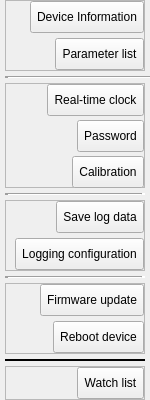
           <widget class="QCustomSlideMenu" name="rightMenuContainer" native="true">
            <property name="minimumSize">
             <size>
              <width>45</width>
              <height>0</height>
             </size>
            </property>
            <property name="maximumSize">
             <size>
              <width>150</width>
              <height>16777215</height>
             </size>
            </property>
            <property name="styleSheet">
             <string notr="true"/>
            </property>
            <layout class="QHBoxLayout" name="horizontalLayout_9">
             <property name="leftMargin">
              <number>0</number>
             </property>
             <property name="topMargin">
              <number>0</number>
             </property>
             <property name="rightMargin">
              <number>0</number>
             </property>
             <property name="bottomMargin">
              <number>0</number>
             </property>
             <item>
              <widget class="QWidget" name="rightMenuSubContainer" native="true">
               <property name="minimumSize">
                <size>
                 <width>0</width>
                 <height>400</height>
                </size>
               </property>
               <property name="maximumSize">
                <size>
                 <width>16777215</width>
                 <height>400</height>
                </size>
               </property>
               <layout class="QVBoxLayout" name="verticalLayout_24">
                <property name="spacing">
                 <number>5</number>
                </property>
                <property name="leftMargin">
                 <number>5</number>
                </property>
                <property name="topMargin">
                 <number>0</number>
                </property>
                <property name="rightMargin">
                 <number>5</number>
                </property>
                <property name="bottomMargin">
                 <number>0</number>
                </property>
                <item alignment="Qt::AlignTop">
                 <widget class="QFrame" name="deviceInfoFrame">
                  <property name="sizePolicy">
                   <sizepolicy hsizetype="Preferred" vsizetype="Fixed">
                    <horstretch>0</horstretch>
                    <verstretch>0</verstretch>
                   </sizepolicy>
                  </property>
                  <property name="frameShape">
                   <enum>QFrame::StyledPanel</enum>
                  </property>
                  <property name="frameShadow">
                   <enum>QFrame::Raised</enum>
                  </property>
                  <layout class="QVBoxLayout" name="verticalLayout_19">
                   <property name="spacing">
                    <number>5</number>
                   </property>
                   <property name="leftMargin">
                    <number>0</number>
                   </property>
                   <property name="topMargin">
                    <number>0</number>
                   </property>
                   <property name="rightMargin">
                    <number>0</number>
                   </property>
                   <property name="bottomMargin">
                    <number>0</number>
                   </property>
                   <item alignment="Qt::AlignLeft">
                    <widget class="QToolButton" name="deviceInfoBtn">
                     <property name="minimumSize">
                      <size>
                       <width>32</width>
                       <height>32</height>
                      </size>
                     </property>
                     <property name="maximumSize">
                      <size>
                       <width>195</width>
                       <height>32</height>
                      </size>
                     </property>
                     <property name="layoutDirection">
                      <enum>Qt::RightToLeft</enum>
                     </property>
                     <property name="text">
                      <string>Device Information</string>
                     </property>
                     <property name="icon">
                      <iconset resource="../resoursec.qrc">
                       <normaloff>:/images/icons/AQico_translucent.png</normaloff>:/images/icons/AQico_translucent.png</iconset>
                     </property>
                     <property name="iconSize">
                      <size>
                       <width>32</width>
                       <height>32</height>
                      </size>
                     </property>
                     <property name="toolButtonStyle">
                      <enum>Qt::ToolButtonTextBesideIcon</enum>
                     </property>
                    </widget>
                   </item>
                   <item alignment="Qt::AlignLeft">
                    <widget class="QToolButton" name="paramListBtn">
                     <property name="sizePolicy">
                      <sizepolicy hsizetype="Fixed" vsizetype="Fixed">
                       <horstretch>0</horstretch>
                       <verstretch>0</verstretch>
                      </sizepolicy>
                     </property>
                     <property name="minimumSize">
                      <size>
                       <width>32</width>
                       <height>32</height>
                      </size>
                     </property>
                     <property name="maximumSize">
                      <size>
                       <width>195</width>
                       <height>32</height>
                      </size>
                     </property>
                     <property name="layoutDirection">
                      <enum>Qt::RightToLeft</enum>
                     </property>
                     <property name="text">
                      <string>Parameter list</string>
                     </property>
                     <property name="icon">
                      <iconset resource="../resoursec.qrc">
                       <normaloff>:/images/icons/AQico_translucent.png</normaloff>:/images/icons/AQico_translucent.png</iconset>
                     </property>
                     <property name="iconSize">
                      <size>
                       <width>32</width>
                       <height>32</height>
                      </size>
                     </property>
                     <property name="toolButtonStyle">
                      <enum>Qt::ToolButtonTextBesideIcon</enum>
                     </property>
                    </widget>
                   </item>
                  </layout>
                 </widget>
                </item>
                <item>
                 <widget class="Line" name="line_4">
                  <property name="sizePolicy">
                   <sizepolicy hsizetype="Preferred" vsizetype="Expanding">
                    <horstretch>0</horstretch>
                    <verstretch>0</verstretch>
                   </sizepolicy>
                  </property>
                  <property name="minimumSize">
                   <size>
                    <width>160</width>
                    <height>2</height>
                   </size>
                  </property>
                  <property name="maximumSize">
                   <size>
                    <width>16777215</width>
                    <height>2</height>
                   </size>
                  </property>
                  <property name="autoFillBackground">
                   <bool>false</bool>
                  </property>
                  <property name="styleSheet">
                   <string notr="true"/>
                  </property>
                  <property name="lineWidth">
                   <number>4</number>
                  </property>
                  <property name="orientation">
                   <enum>Qt::Horizontal</enum>
                  </property>
                 </widget>
                </item>
                <item alignment="Qt::AlignTop">
                 <widget class="QFrame" name="deviceUtilsFrame">
                  <property name="sizePolicy">
                   <sizepolicy hsizetype="Preferred" vsizetype="Fixed">
                    <horstretch>0</horstretch>
                    <verstretch>0</verstretch>
                   </sizepolicy>
                  </property>
                  <property name="minimumSize">
                   <size>
                    <width>0</width>
                    <height>0</height>
                   </size>
                  </property>
                  <property name="maximumSize">
                   <size>
                    <width>16777215</width>
                    <height>150</height>
                   </size>
                  </property>
                  <property name="frameShape">
                   <enum>QFrame::StyledPanel</enum>
                  </property>
                  <property name="frameShadow">
                   <enum>QFrame::Raised</enum>
                  </property>
                  <layout class="QVBoxLayout" name="verticalLayout_21">
                   <property name="spacing">
                    <number>5</number>
                   </property>
                   <property name="leftMargin">
                    <number>0</number>
                   </property>
                   <property name="topMargin">
                    <number>0</number>
                   </property>
                   <property name="rightMargin">
                    <number>0</number>
                   </property>
                   <property name="bottomMargin">
                    <number>0</number>
                   </property>
                   <item alignment="Qt::AlignLeft|Qt::AlignVCenter">
                    <widget class="QToolButton" name="setRtcBtn">
                     <property name="minimumSize">
                      <size>
                       <width>32</width>
                       <height>32</height>
                      </size>
                     </property>
                     <property name="maximumSize">
                      <size>
                       <width>195</width>
                       <height>32</height>
                      </size>
                     </property>
                     <property name="layoutDirection">
                      <enum>Qt::RightToLeft</enum>
                     </property>
                     <property name="text">
                      <string>Real-time clock</string>
                     </property>
                     <property name="icon">
                      <iconset resource="../resoursec.qrc">
                       <normaloff>:/images/icons/clock.png</normaloff>:/images/icons/clock.png</iconset>
                     </property>
                     <property name="iconSize">
                      <size>
                       <width>32</width>
                       <height>32</height>
                      </size>
                     </property>
                     <property name="toolButtonStyle">
                      <enum>Qt::ToolButtonTextBesideIcon</enum>
                     </property>
                    </widget>
                   </item>
                   <item alignment="Qt::AlignLeft">
                    <widget class="QToolButton" name="setPasswordBtn">
                     <property name="minimumSize">
                      <size>
                       <width>32</width>
                       <height>32</height>
                      </size>
                     </property>
                     <property name="maximumSize">
                      <size>
                       <width>195</width>
                       <height>32</height>
                      </size>
                     </property>
                     <property name="layoutDirection">
                      <enum>Qt::RightToLeft</enum>
                     </property>
                     <property name="text">
                      <string>Password</string>
                     </property>
                     <property name="icon">
                      <iconset resource="../resoursec.qrc">
                       <normaloff>:/images/icons/padlock.png</normaloff>:/images/icons/padlock.png</iconset>
                     </property>
                     <property name="iconSize">
                      <size>
                       <width>32</width>
                       <height>32</height>
                      </size>
                     </property>
                     <property name="toolButtonStyle">
                      <enum>Qt::ToolButtonTextBesideIcon</enum>
                     </property>
                    </widget>
                   </item>
                   <item alignment="Qt::AlignLeft|Qt::AlignVCenter">
                    <widget class="QToolButton" name="calibDeviceBtn">
                     <property name="minimumSize">
                      <size>
                       <width>32</width>
                       <height>32</height>
                      </size>
                     </property>
                     <property name="maximumSize">
                      <size>
                       <width>195</width>
                       <height>32</height>
                      </size>
                     </property>
                     <property name="layoutDirection">
                      <enum>Qt::RightToLeft</enum>
                     </property>
                     <property name="text">
                      <string>Calibration</string>
                     </property>
                     <property name="icon">
                      <iconset resource="../resoursec.qrc">
                       <normaloff>:/images/icons/setting.png</normaloff>:/images/icons/setting.png</iconset>
                     </property>
                     <property name="iconSize">
                      <size>
                       <width>32</width>
                       <height>32</height>
                      </size>
                     </property>
                     <property name="toolButtonStyle">
                      <enum>Qt::ToolButtonTextBesideIcon</enum>
                     </property>
                    </widget>
                   </item>
                  </layout>
                 </widget>
                </item>
                <item>
                 <widget class="Line" name="line_3">
                  <property name="sizePolicy">
                   <sizepolicy hsizetype="Preferred" vsizetype="Expanding">
                    <horstretch>0</horstretch>
                    <verstretch>0</verstretch>
                   </sizepolicy>
                  </property>
                  <property name="minimumSize">
                   <size>
                    <width>0</width>
                    <height>2</height>
                   </size>
                  </property>
                  <property name="maximumSize">
                   <size>
                    <width>16777215</width>
                    <height>2</height>
                   </size>
                  </property>
                  <property name="autoFillBackground">
                   <bool>false</bool>
                  </property>
                  <property name="styleSheet">
                   <string notr="true"/>
                  </property>
                  <property name="lineWidth">
                   <number>4</number>
                  </property>
                  <property name="orientation">
                   <enum>Qt::Horizontal</enum>
                  </property>
                 </widget>
                </item>
                <item alignment="Qt::AlignTop">
                 <widget class="QFrame" name="deviceLogFrame">
                  <property name="sizePolicy">
                   <sizepolicy hsizetype="Preferred" vsizetype="Fixed">
                    <horstretch>0</horstretch>
                    <verstretch>0</verstretch>
                   </sizepolicy>
                  </property>
                  <property name="minimumSize">
                   <size>
                    <width>0</width>
                    <height>0</height>
                   </size>
                  </property>
                  <property name="maximumSize">
                   <size>
                    <width>16777215</width>
                    <height>200</height>
                   </size>
                  </property>
                  <property name="frameShape">
                   <enum>QFrame::StyledPanel</enum>
                  </property>
                  <property name="frameShadow">
                   <enum>QFrame::Raised</enum>
                  </property>
                  <layout class="QVBoxLayout" name="verticalLayout_20">
                   <property name="spacing">
                    <number>5</number>
                   </property>
                   <property name="leftMargin">
                    <number>0</number>
                   </property>
                   <property name="topMargin">
                    <number>0</number>
                   </property>
                   <property name="rightMargin">
                    <number>0</number>
                   </property>
                   <property name="bottomMargin">
                    <number>0</number>
                   </property>
                   <item alignment="Qt::AlignLeft">
                    <widget class="QToolButton" name="saveLogBtn">
                     <property name="minimumSize">
                      <size>
                       <width>32</width>
                       <height>32</height>
                      </size>
                     </property>
                     <property name="maximumSize">
                      <size>
                       <width>195</width>
                       <height>32</height>
                      </size>
                     </property>
                     <property name="layoutDirection">
                      <enum>Qt::RightToLeft</enum>
                     </property>
                     <property name="text">
                      <string>Save log data</string>
                     </property>
                     <property name="icon">
                      <iconset resource="../resoursec.qrc">
                       <normaloff>:/images/icons/AQico_translucent.png</normaloff>:/images/icons/AQico_translucent.png</iconset>
                     </property>
                     <property name="iconSize">
                      <size>
                       <width>32</width>
                       <height>32</height>
                      </size>
                     </property>
                     <property name="toolButtonStyle">
                      <enum>Qt::ToolButtonTextBesideIcon</enum>
                     </property>
                    </widget>
                   </item>
                   <item alignment="Qt::AlignLeft">
                    <widget class="QToolButton" name="configLogBtn">
                     <property name="minimumSize">
                      <size>
                       <width>32</width>
                       <height>32</height>
                      </size>
                     </property>
                     <property name="maximumSize">
                      <size>
                       <width>195</width>
                       <height>32</height>
                      </size>
                     </property>
                     <property name="layoutDirection">
                      <enum>Qt::RightToLeft</enum>
                     </property>
                     <property name="text">
                      <string>Logging configuration</string>
                     </property>
                     <property name="icon">
                      <iconset resource="../resoursec.qrc">
                       <normaloff>:/images/icons/AQico_translucent.png</normaloff>:/images/icons/AQico_translucent.png</iconset>
                     </property>
                     <property name="iconSize">
                      <size>
                       <width>32</width>
                       <height>32</height>
                      </size>
                     </property>
                     <property name="toolButtonStyle">
                      <enum>Qt::ToolButtonTextBesideIcon</enum>
                     </property>
                    </widget>
                   </item>
                  </layout>
                 </widget>
                </item>
                <item>
                 <widget class="Line" name="line_2">
                  <property name="sizePolicy">
                   <sizepolicy hsizetype="Preferred" vsizetype="Expanding">
                    <horstretch>0</horstretch>
                    <verstretch>0</verstretch>
                   </sizepolicy>
                  </property>
                  <property name="minimumSize">
                   <size>
                    <width>0</width>
                    <height>2</height>
                   </size>
                  </property>
                  <property name="maximumSize">
                   <size>
                    <width>16777215</width>
                    <height>2</height>
                   </size>
                  </property>
                  <property name="autoFillBackground">
                   <bool>false</bool>
                  </property>
                  <property name="styleSheet">
                   <string notr="true"/>
                  </property>
                  <property name="lineWidth">
                   <number>4</number>
                  </property>
                  <property name="orientation">
                   <enum>Qt::Horizontal</enum>
                  </property>
                 </widget>
                </item>
                <item>
                 <widget class="QFrame" name="firmwareFrame">
                  <property name="frameShape">
                   <enum>QFrame::StyledPanel</enum>
                  </property>
                  <property name="frameShadow">
                   <enum>QFrame::Raised</enum>
                  </property>
                  <layout class="QVBoxLayout" name="verticalLayout_22">
                   <property name="spacing">
                    <number>5</number>
                   </property>
                   <property name="leftMargin">
                    <number>0</number>
                   </property>
                   <property name="topMargin">
                    <number>0</number>
                   </property>
                   <property name="rightMargin">
                    <number>0</number>
                   </property>
                   <property name="bottomMargin">
                    <number>0</number>
                   </property>
                   <item alignment="Qt::AlignLeft">
                    <widget class="QToolButton" name="firmwareUpdBtn">
                     <property name="minimumSize">
                      <size>
                       <width>32</width>
                       <height>32</height>
                      </size>
                     </property>
                     <property name="maximumSize">
                      <size>
                       <width>195</width>
                       <height>32</height>
                      </size>
                     </property>
                     <property name="layoutDirection">
                      <enum>Qt::RightToLeft</enum>
                     </property>
                     <property name="text">
                      <string>Firmware update</string>
                     </property>
                     <property name="icon">
                      <iconset resource="../resoursec.qrc">
                       <normaloff>:/images/icons/restore.png</normaloff>:/images/icons/restore.png</iconset>
                     </property>
                     <property name="iconSize">
                      <size>
                       <width>32</width>
                       <height>32</height>
                      </size>
                     </property>
                     <property name="toolButtonStyle">
                      <enum>Qt::ToolButtonTextBesideIcon</enum>
                     </property>
                    </widget>
                   </item>
                   <item alignment="Qt::AlignLeft">
                    <widget class="QToolButton" name="rebootDeviceBtn">
                     <property name="minimumSize">
                      <size>
                       <width>32</width>
                       <height>32</height>
                      </size>
                     </property>
                     <property name="maximumSize">
                      <size>
                       <width>195</width>
                       <height>32</height>
                      </size>
                     </property>
                     <property name="layoutDirection">
                      <enum>Qt::RightToLeft</enum>
                     </property>
                     <property name="text">
                      <string>Reboot device</string>
                     </property>
                     <property name="icon">
                      <iconset resource="../resoursec.qrc">
                       <normaloff>:/images/icons/electricity.png</normaloff>:/images/icons/electricity.png</iconset>
                     </property>
                     <property name="iconSize">
                      <size>
                       <width>32</width>
                       <height>32</height>
                      </size>
                     </property>
                     <property name="toolButtonStyle">
                      <enum>Qt::ToolButtonTextBesideIcon</enum>
                     </property>
                    </widget>
                   </item>
                  </layout>
                 </widget>
                </item>
                <item>
                 <widget class="Line" name="line_5">
                  <property name="sizePolicy">
                   <sizepolicy hsizetype="Preferred" vsizetype="Expanding">
                    <horstretch>0</horstretch>
                    <verstretch>0</verstretch>
                   </sizepolicy>
                  </property>
                  <property name="minimumSize">
                   <size>
                    <width>0</width>
                    <height>2</height>
                   </size>
                  </property>
                  <property name="maximumSize">
                   <size>
                    <width>16777215</width>
                    <height>2</height>
                   </size>
                  </property>
                  <property name="autoFillBackground">
                   <bool>false</bool>
                  </property>
                  <property name="styleSheet">
                   <string notr="true"/>
                  </property>
                  <property name="frameShadow">
                   <enum>QFrame::Plain</enum>
                  </property>
                  <property name="lineWidth">
                   <number>4</number>
                  </property>
                  <property name="orientation">
                   <enum>Qt::Horizontal</enum>
                  </property>
                 </widget>
                </item>
                <item alignment="Qt::AlignTop">
                 <widget class="QFrame" name="watcListFrame">
                  <property name="frameShape">
                   <enum>QFrame::StyledPanel</enum>
                  </property>
                  <property name="frameShadow">
                   <enum>QFrame::Raised</enum>
                  </property>
                  <layout class="QVBoxLayout" name="verticalLayout_23">
                   <property name="spacing">
                    <number>5</number>
                   </property>
                   <property name="leftMargin">
                    <number>0</number>
                   </property>
                   <property name="topMargin">
                    <number>0</number>
                   </property>
                   <property name="rightMargin">
                    <number>0</number>
                   </property>
                   <property name="bottomMargin">
                    <number>0</number>
                   </property>
                   <item alignment="Qt::AlignLeft">
                    <widget class="QToolButton" name="watchListBtn">
                     <property name="minimumSize">
                      <size>
                       <width>32</width>
                       <height>32</height>
                      </size>
                     </property>
                     <property name="maximumSize">
                      <size>
                       <width>195</width>
                       <height>32</height>
                      </size>
                     </property>
                     <property name="layoutDirection">
                      <enum>Qt::RightToLeft</enum>
                     </property>
                     <property name="text">
                      <string>Watch list</string>
                     </property>
                     <property name="icon">
                      <iconset resource="../resoursec.qrc">
                       <normaloff>:/images/icons/AQico_translucent.png</normaloff>:/images/icons/AQico_translucent.png</iconset>
                     </property>
                     <property name="iconSize">
                      <size>
                       <width>32</width>
                       <height>32</height>
                      </size>
                     </property>
                     <property name="toolButtonStyle">
                      <enum>Qt::ToolButtonTextBesideIcon</enum>
                     </property>
                    </widget>
                   </item>
                  </layout>
                 </widget>
                </item>
               </layout>
              </widget>
             </item>
            </layout>
           </widget>
